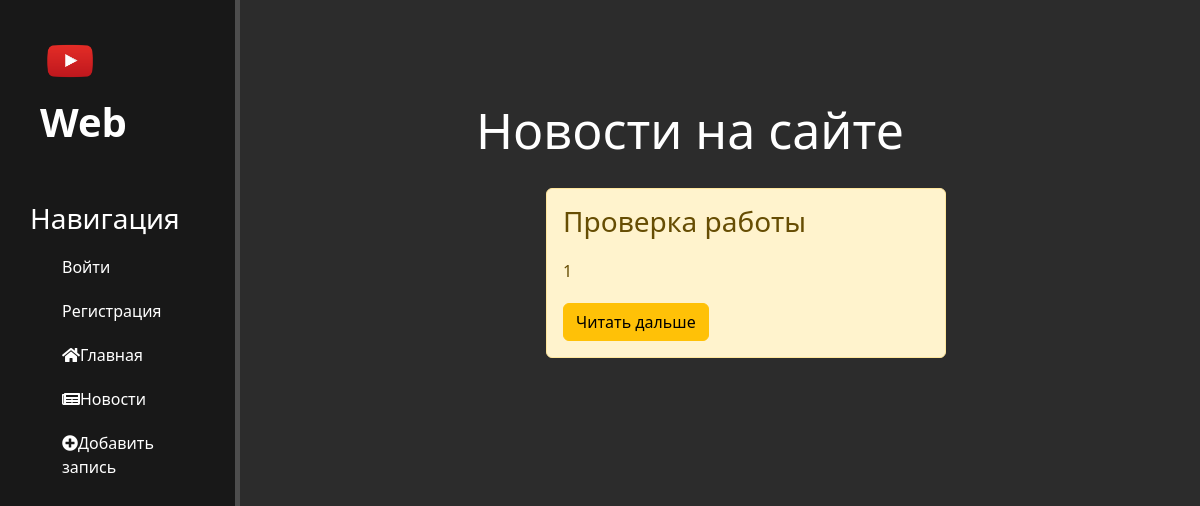
Before: /news/ with the older database file.
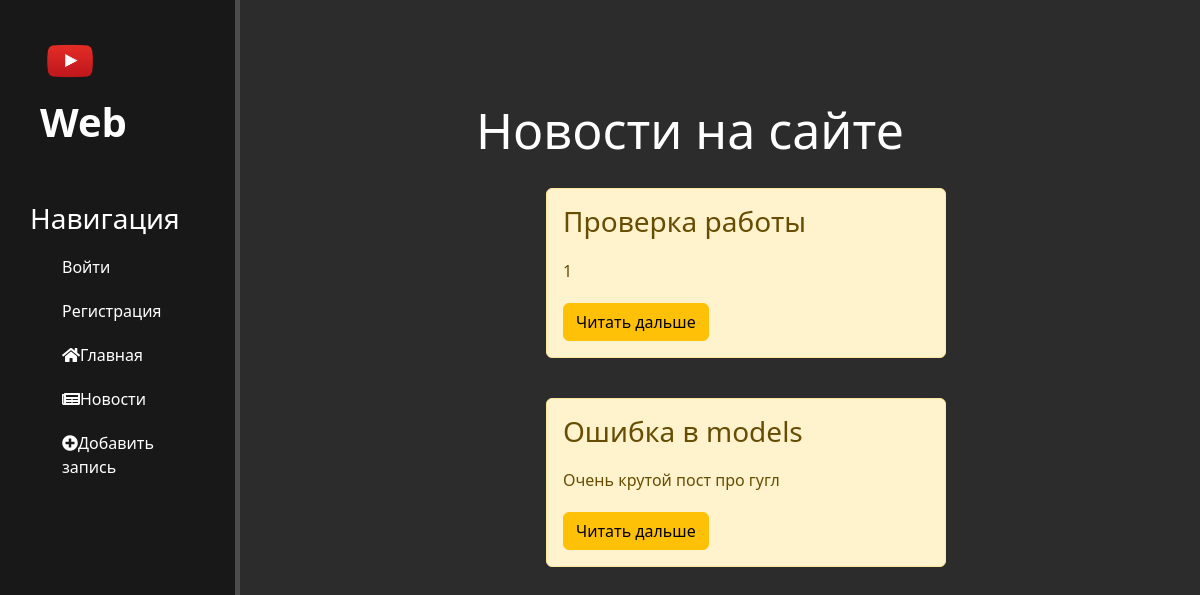
After: the same page with the newer database file.
### news/models.py (models this page shows, shortened)
class Articles(models.Model):
    title = models.CharField(
        'Название',
        max_length= 50,
        validators=[
            MinLengthValidator(4, 'Название должно быть не менее 4 символов'),
            MaxLengthValidator(50, 'Название должно быть не более 50 символов')
        ]
    )
    anons = models.CharField(
        'Анонс',
        max_length=100,
        validators=[
            MaxLengthValidator(100, 'Анонс должен быть не более 100 символов')
        ]
    )
    full_text = models.TextField(
        'Статья',
        validators=[
            MinLengthValidator(50, 'Статья должна быть не менее 50 символов')
        ]
    )
    image = models.ImageField(upload_to='uploads_model/', null=True, blank=True)
    date = models.DateTimeField('Дата публикации', default=timezone.now)
    class Meta:
        verbose_name = 'Новость'
        verbose_name_plural = 'Новости'

### news/views.py (the view)
# urls.py: path('', views.news_home, name='news_home'),
def news_home(request):
    news = Articles.objects.order_by('-date')
    return render(request,'news/news_home.html', {'news': news})

### news/templates/news/news_home.html (shortened to what this page needs)
{% extends 'main/layout.html' %}
{% block content %}
    <div class="features">
        <h1>Новости на сайте</h1>
        {% if news %}
            {% for el in news %}
                <div class="alert alert-warning">
                    <h3>{{ el.title }}</h3>
                    <p>{{ el.anons }}</p>
                    <a href="{% url 'news_detail' el.id %}" class="btn btn-warning">Читать дальше</a>
                </div>
            {% endfor %}
        {% else %}
            <p>У вас нет записей!</p>
        {% endif %}
    </div>
{% endblock %}

### main/templates/main/layout.html (shortened to what this page needs)
{% load static %}
<!doctype html>
<html lang="ru">
<head>
    <link rel="stylesheet" href="https://cdn.jsdelivr.net/npm/bootstrap@5.3.2/dist/css/bootstrap.min.css">
    <link rel="stylesheet" href="{% static 'main/css/main.css' %}">
    <link rel="stylesheet" href="https://use.fontawesome.com/releases/v5.8.2/css/all.css">
</head>
<body>
    <aside>
        <img src="{% static 'main/img/logo.png' %}" alt="Лого">
        <span class="logo">Web</span>
        <h3>Навигация</h3>
        <ul>
            {% if user.is_authenticated %}
            <li><a href="{% url 'profile' %}">Профиль</a></li>
            <li><a href="">Выйти</a></li>
            {% else %}
            <li><a href="{% url 'login' %}">Войти</a></li>
            <li><a href="{% url 'register' %}">Регистрация</a></li>
            {% endif %}
            <li><a href="{% url 'home' %}"><i class="fas fa-home"></i>Главная</a></li>
            <li><a href="{% url 'news_home' %}"><i class="fas fa-newspaper"></i>Новости</a></li>
            <li><a href="{% url 'createPost' %}"><i class="fas fa-plus-circle"></i>Добавить запись</a></li>
        </ul>
    </aside>
    <main>
        {% block content %}
        {% endblock %}
    </main>
</body>
</html>

### main/static/main/css/main.css (style rules this page uses)
body { background: #2c2c2c; }
aside { float: left; background: #181818; width: 20%; padding: 2.5%; height: 100vh; color: #fff; border-right: 5px solid #4d4d4d; }
aside img { width: 80px; float: left; }
aside .logo { font-size: 40px; margin-left: 10px; font-weight: bold; position: relative; }
aside h3 { margin-top: 50px; font-size: 28px; }
aside ul { list-style: none }
aside ul li, aside ul a { color: #fff; display: block; margin-top: 20px; text-decoration: none; transition: transform .6s ease; }
.features { float: left; color: #fff; margin-top: 100px; text-align: center; width: 75%; }
.features h1 { font-size: 50px; }
.features p { max-width: 400px; margin: 20px auto }
.alert-warning { float: left; clear: both; width: 400px; margin: 20px 34%; text-align: left; }

Changed rows visible on the page:
added Articles: title "Ошибка в models", anons "Очень крутой пост про гугл"
